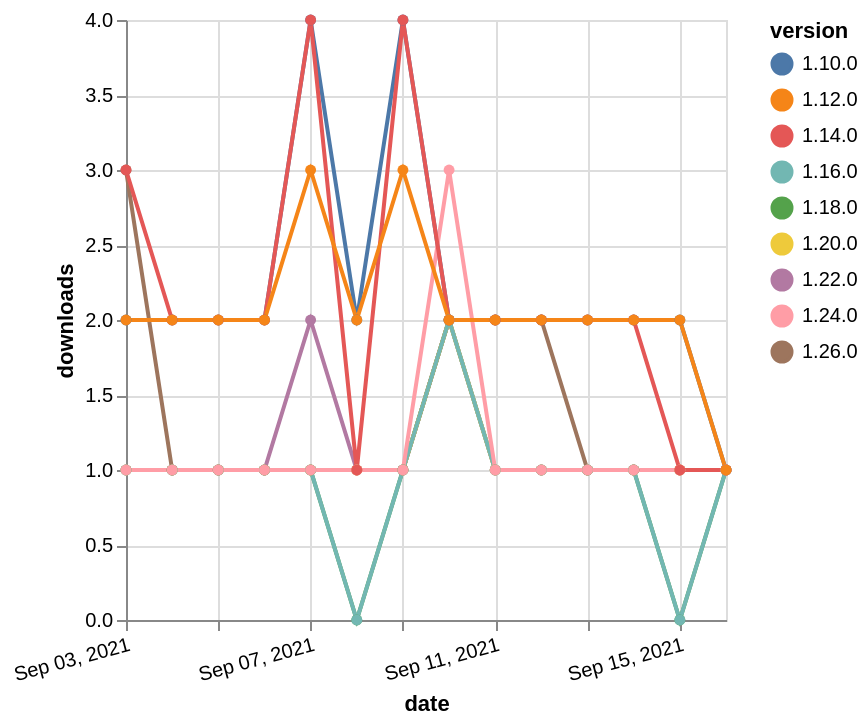

Describe this chart as a Vega-Lite specification.
### Vega-Lite specification from a JSON file in a GitHub repository (floating-point values rounded to 4 significant figures)
{"$schema": "https://vega.github.io/schema/vega-lite/v5.json", "description": "A simple bar chart with embedded data.", "data": {"values": [{"date": "2021-09-03", "total": 197, "delta": 1, "version": "1.18.0"}, {"date": "2021-09-04", "total": 198, "delta": 1, "version": "1.18.0"}, {"date": "2021-09-05", "total": 199, "delta": 1, "version": "1.18.0"}, {"date": "2021-09-06", "total": 200, "delta": 1, "version": "1.18.0"}, {"date": "2021-09-07", "total": 201, "delta": 1, "version": "1.18.0"}, {"date": "2021-09-08", "total": 201, "delta": 0, "version": "1.18.0"}, {"date": "2021-09-09", "total": 202, "delta": 1, "version": "1.18.0"}, {"date": "2021-09-10", "total": 204, "delta": 2, "version": "1.18.0"}, {"date": "2021-09-11", "total": 205, "delta": 1, "version": "1.18.0"}, {"date": "2021-09-12", "total": 206, "delta": 1, "version": "1.18.0"}, {"date": "2021-09-13", "total": 207, "delta": 1, "version": "1.18.0"}, {"date": "2021-09-14", "total": 208, "delta": 1, "version": "1.18.0"}, {"date": "2021-09-15", "total": 208, "delta": 0, "version": "1.18.0"}, {"date": "2021-09-16", "total": 209, "delta": 1, "version": "1.18.0"}, {"date": "2021-09-03", "total": 158, "delta": 1, "version": "1.22.0"}, {"date": "2021-09-04", "total": 159, "delta": 1, "version": "1.22.0"}, {"date": "2021-09-05", "total": 160, "delta": 1, "version": "1.22.0"}, {"date": "2021-09-06", "total": 161, "delta": 1, "version": "1.22.0"}, {"date": "2021-09-07", "total": 163, "delta": 2, "version": "1.22.0"}, {"date": "2021-09-08", "total": 164, "delta": 1, "version": "1.22.0"}, {"date": "2021-09-09", "total": 165, "delta": 1, "version": "1.22.0"}, {"date": "2021-09-10", "total": 167, "delta": 2, "version": "1.22.0"}, {"date": "2021-09-11", "total": 168, "delta": 1, "version": "1.22.0"}, {"date": "2021-09-12", "total": 169, "delta": 1, "version": "1.22.0"}, {"date": "2021-09-13", "total": 170, "delta": 1, "version": "1.22.0"}, {"date": "2021-09-14", "total": 171, "delta": 1, "version": "1.22.0"}, {"date": "2021-09-15", "total": 172, "delta": 1, "version": "1.22.0"}, {"date": "2021-09-16", "total": 173, "delta": 1, "version": "1.22.0"}, {"date": "2021-09-03", "total": 3054, "delta": 2, "version": "1.10.0"}, {"date": "2021-09-04", "total": 3056, "delta": 2, "version": "1.10.0"}, {"date": "2021-09-05", "total": 3058, "delta": 2, "version": "1.10.0"}, {"date": "2021-09-06", "total": 3060, "delta": 2, "version": "1.10.0"}, {"date": "2021-09-07", "total": 3064, "delta": 4, "version": "1.10.0"}, {"date": "2021-09-08", "total": 3066, "delta": 2, "version": "1.10.0"}, {"date": "2021-09-09", "total": 3070, "delta": 4, "version": "1.10.0"}, {"date": "2021-09-10", "total": 3072, "delta": 2, "version": "1.10.0"}, {"date": "2021-09-11", "total": 3074, "delta": 2, "version": "1.10.0"}, {"date": "2021-09-12", "total": 3076, "delta": 2, "version": "1.10.0"}, {"date": "2021-09-13", "total": 3078, "delta": 2, "version": "1.10.0"}, {"date": "2021-09-14", "total": 3080, "delta": 2, "version": "1.10.0"}, {"date": "2021-09-15", "total": 3082, "delta": 2, "version": "1.10.0"}, {"date": "2021-09-16", "total": 3083, "delta": 1, "version": "1.10.0"}, {"date": "2021-09-03", "total": 123, "delta": 3, "version": "1.26.0"}, {"date": "2021-09-04", "total": 124, "delta": 1, "version": "1.26.0"}, {"date": "2021-09-05", "total": 125, "delta": 1, "version": "1.26.0"}, {"date": "2021-09-06", "total": 126, "delta": 1, "version": "1.26.0"}, {"date": "2021-09-07", "total": 127, "delta": 1, "version": "1.26.0"}, {"date": "2021-09-08", "total": 128, "delta": 1, "version": "1.26.0"}, {"date": "2021-09-09", "total": 129, "delta": 1, "version": "1.26.0"}, {"date": "2021-09-10", "total": 131, "delta": 2, "version": "1.26.0"}, {"date": "2021-09-11", "total": 133, "delta": 2, "version": "1.26.0"}, {"date": "2021-09-12", "total": 135, "delta": 2, "version": "1.26.0"}, {"date": "2021-09-13", "total": 136, "delta": 1, "version": "1.26.0"}, {"date": "2021-09-14", "total": 137, "delta": 1, "version": "1.26.0"}, {"date": "2021-09-15", "total": 138, "delta": 1, "version": "1.26.0"}, {"date": "2021-09-16", "total": 139, "delta": 1, "version": "1.26.0"}, {"date": "2021-09-03", "total": 188, "delta": 1, "version": "1.20.0"}, {"date": "2021-09-04", "total": 189, "delta": 1, "version": "1.20.0"}, {"date": "2021-09-05", "total": 190, "delta": 1, "version": "1.20.0"}, {"date": "2021-09-06", "total": 191, "delta": 1, "version": "1.20.0"}, {"date": "2021-09-07", "total": 192, "delta": 1, "version": "1.20.0"}, {"date": "2021-09-08", "total": 193, "delta": 1, "version": "1.20.0"}, {"date": "2021-09-09", "total": 194, "delta": 1, "version": "1.20.0"}, {"date": "2021-09-10", "total": 196, "delta": 2, "version": "1.20.0"}, {"date": "2021-09-11", "total": 197, "delta": 1, "version": "1.20.0"}, {"date": "2021-09-12", "total": 198, "delta": 1, "version": "1.20.0"}, {"date": "2021-09-13", "total": 199, "delta": 1, "version": "1.20.0"}, {"date": "2021-09-14", "total": 200, "delta": 1, "version": "1.20.0"}, {"date": "2021-09-15", "total": 201, "delta": 1, "version": "1.20.0"}, {"date": "2021-09-16", "total": 202, "delta": 1, "version": "1.20.0"}, {"date": "2021-09-03", "total": 247, "delta": 1, "version": "1.16.0"}, {"date": "2021-09-04", "total": 248, "delta": 1, "version": "1.16.0"}, {"date": "2021-09-05", "total": 249, "delta": 1, "version": "1.16.0"}, {"date": "2021-09-06", "total": 250, "delta": 1, "version": "1.16.0"}, {"date": "2021-09-07", "total": 251, "delta": 1, "version": "1.16.0"}, {"date": "2021-09-08", "total": 251, "delta": 0, "version": "1.16.0"}, {"date": "2021-09-09", "total": 252, "delta": 1, "version": "1.16.0"}, {"date": "2021-09-10", "total": 254, "delta": 2, "version": "1.16.0"}, {"date": "2021-09-11", "total": 255, "delta": 1, "version": "1.16.0"}, {"date": "2021-09-12", "total": 256, "delta": 1, "version": "1.16.0"}, {"date": "2021-09-13", "total": 257, "delta": 1, "version": "1.16.0"}, {"date": "2021-09-14", "total": 258, "delta": 1, "version": "1.16.0"}, {"date": "2021-09-15", "total": 258, "delta": 0, "version": "1.16.0"}, {"date": "2021-09-16", "total": 259, "delta": 1, "version": "1.16.0"}, {"date": "2021-09-03", "total": 185, "delta": 1, "version": "1.24.0"}, {"date": "2021-09-04", "total": 186, "delta": 1, "version": "1.24.0"}, {"date": "2021-09-05", "total": 187, "delta": 1, "version": "1.24.0"}, {"date": "2021-09-06", "total": 188, "delta": 1, "version": "1.24.0"}, {"date": "2021-09-07", "total": 189, "delta": 1, "version": "1.24.0"}, {"date": "2021-09-08", "total": 190, "delta": 1, "version": "1.24.0"}, {"date": "2021-09-09", "total": 191, "delta": 1, "version": "1.24.0"}, {"date": "2021-09-10", "total": 194, "delta": 3, "version": "1.24.0"}, {"date": "2021-09-11", "total": 195, "delta": 1, "version": "1.24.0"}, {"date": "2021-09-12", "total": 196, "delta": 1, "version": "1.24.0"}, {"date": "2021-09-13", "total": 197, "delta": 1, "version": "1.24.0"}, {"date": "2021-09-14", "total": 198, "delta": 1, "version": "1.24.0"}, {"date": "2021-09-15", "total": 199, "delta": 1, "version": "1.24.0"}, {"date": "2021-09-16", "total": 200, "delta": 1, "version": "1.24.0"}, {"date": "2021-09-03", "total": 2436, "delta": 3, "version": "1.14.0"}, {"date": "2021-09-04", "total": 2438, "delta": 2, "version": "1.14.0"}, {"date": "2021-09-05", "total": 2440, "delta": 2, "version": "1.14.0"}, {"date": "2021-09-06", "total": 2442, "delta": 2, "version": "1.14.0"}, {"date": "2021-09-07", "total": 2446, "delta": 4, "version": "1.14.0"}, {"date": "2021-09-08", "total": 2447, "delta": 1, "version": "1.14.0"}, {"date": "2021-09-09", "total": 2451, "delta": 4, "version": "1.14.0"}, {"date": "2021-09-10", "total": 2453, "delta": 2, "version": "1.14.0"}, {"date": "2021-09-11", "total": 2455, "delta": 2, "version": "1.14.0"}, {"date": "2021-09-12", "total": 2457, "delta": 2, "version": "1.14.0"}, {"date": "2021-09-13", "total": 2459, "delta": 2, "version": "1.14.0"}, {"date": "2021-09-14", "total": 2461, "delta": 2, "version": "1.14.0"}, {"date": "2021-09-15", "total": 2462, "delta": 1, "version": "1.14.0"}, {"date": "2021-09-16", "total": 2463, "delta": 1, "version": "1.14.0"}, {"date": "2021-09-03", "total": 2580, "delta": 2, "version": "1.12.0"}, {"date": "2021-09-04", "total": 2582, "delta": 2, "version": "1.12.0"}, {"date": "2021-09-05", "total": 2584, "delta": 2, "version": "1.12.0"}, {"date": "2021-09-06", "total": 2586, "delta": 2, "version": "1.12.0"}, {"date": "2021-09-07", "total": 2589, "delta": 3, "version": "1.12.0"}, {"date": "2021-09-08", "total": 2591, "delta": 2, "version": "1.12.0"}, {"date": "2021-09-09", "total": 2594, "delta": 3, "version": "1.12.0"}, {"date": "2021-09-10", "total": 2596, "delta": 2, "version": "1.12.0"}, {"date": "2021-09-11", "total": 2598, "delta": 2, "version": "1.12.0"}, {"date": "2021-09-12", "total": 2600, "delta": 2, "version": "1.12.0"}, {"date": "2021-09-13", "total": 2602, "delta": 2, "version": "1.12.0"}, {"date": "2021-09-14", "total": 2604, "delta": 2, "version": "1.12.0"}, {"date": "2021-09-15", "total": 2606, "delta": 2, "version": "1.12.0"}, {"date": "2021-09-16", "total": 2607, "delta": 1, "version": "1.12.0"}]}, "width": "container", "mark": {"type": "line", "point": {"filled": true}}, "encoding": {"x": {"field": "date", "type": "temporal", "timeUnit": "yearmonthdate", "title": "date", "axis": {"labelAngle": -15}}, "y": {"field": "delta", "type": "quantitative", "title": "downloads"}, "color": {"field": "version", "type": "nominal"}, "tooltip": {"field": "delta"}}}
